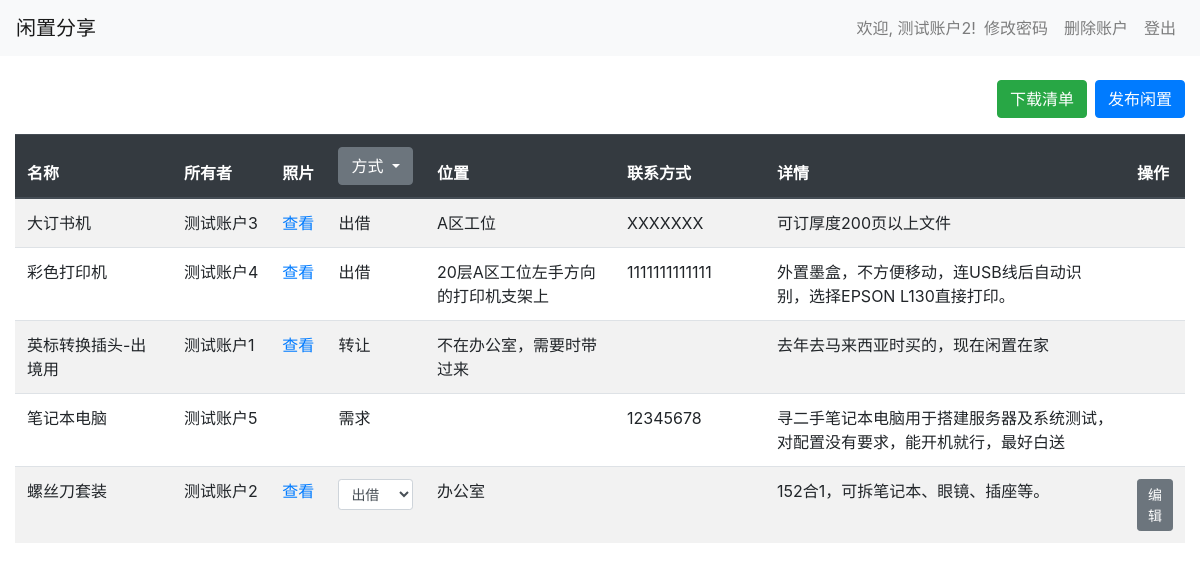
The app's page / (signed in) with its own data.
### tables this page shows
CREATE TABLE users (
        id INTEGER PRIMARY KEY AUTOINCREMENT,
        username TEXT NOT NULL UNIQUE,
        password TEXT NOT NULL,
        is_admin BOOLEAN NOT NULL DEFAULT 0
    , is_approved BOOLEAN NOT NULL DEFAULT 0);

CREATE TABLE items (
        id INTEGER PRIMARY KEY AUTOINCREMENT,
        name TEXT NOT NULL,
        owner TEXT NOT NULL,
        location TEXT NOT NULL,
        thumbnail TEXT,
        contact TEXT,
        details TEXT,
        method TEXT NOT NULL
    );

CREATE TABLE sharing_methods (
                id INTEGER PRIMARY KEY AUTOINCREMENT,
                name TEXT NOT NULL UNIQUE
            );

### app.py (the view)
@app.route('/')
def index():
    db = get_db()
    items = db.execute('SELECT * FROM items ORDER BY RANDOM()').fetchall()
    sharing_methods = db.execute('SELECT * FROM sharing_methods').fetchall()
    return render_template('index.html', items=items, sharing_methods=sharing_methods)

### app.py (called while the page is built)
def get_db():
    if 'db' not in g:
        g.db = sqlite3.connect('share.db')
        g.db.row_factory = sqlite3.Row
    return g.db

@app.before_request
def load_logged_in_user():
    user_id = session.get('user_id')
    if user_id is None:
        g.user = None
    else:
        db = get_db()
        g.user = db.execute('SELECT * FROM users WHERE id = ?', (user_id,)).fetchone()

### templates/index.html (shortened to what this page needs)
{% extends 'base.html' %}
{% block content %}
    <div class="d-flex justify-content-end align-items-center mb-3">
        <a href="{{ url_for('download_excel') }}" class="btn btn-success mr-2">下载清单</a>
        <a href="{{ url_for('add') }}" class="btn btn-primary">发布闲置</a>
    </div>
    <div class="table-responsive">
        <table class="table table-striped">
        <thead class="thead-dark">
            <tr>
                <th class="name-col">名称</th>
                <th class="col-owner">所有者</th>
                <th class="col-photo">照片</th>
                <th class="col-method">
                    <div class="dropdown">
                        <button class="btn btn-secondary dropdown-toggle" type="button" id="methodDropdownLink" data-toggle="dropdown" aria-haspopup="true" aria-expanded="false">
                            方式
                        </button>
                    </div>
                </th>
                <th class="location-col">位置</th>
                <th class="contact-col">联系方式</th>
                <th class="details-col">详情</th>
                {% if g.user %}
                    <th>操作</th>
                {% endif %}
            </tr>
        </thead>
        <tbody>
            {% for item in items %}
            <tr>
                <td class="name-col"><div class="details-content">{{ item['name'] }}</div></td>
                <td class="col-owner">{{ item['owner'] }}</td>
                <td class="col-photo">
                    {% if item['thumbnail'] %}
                        <a href="#" data-toggle="modal" data-target="#imageModal" data-imgsrc="{{ url_for('static', filename='uploads/' + item['thumbnail']) }}">查看</a>
                    {% endif %}
                </td>
                <td class="col-method">
                    {% if g.user and g.user['username'] == item['owner'] %}
                        <select name="method" class="form-control form-control-sm" onchange="updateMethod({{ item['id'] }}, this.value)">
                            {% for method in sharing_methods %}
                            <option value="{{ method.name }}" {% if item['method'] == method.name %}selected{% endif %}>{{ method.name }}</option>
                            {% endfor %}
                        </select>
                    {% else %}
                        {{ item['method'] }}
                    {% endif %}
                </td>
                <td class="location-col"><div class="details-content">{{ item['location'] }}</div></td>
                <td class="contact-col"><div class="details-content">{{ item['contact'] }}</div></td>
                <td class="details-col"><div class="details-content">{{ item['details'] }}</div></td>
                {% if g.user %}
                <td>
                    {% if g.user['username'] == item['owner'] %}
                        <a href="{{ url_for('edit', item_id=item['id']) }}" class="btn btn-sm btn-secondary">编辑</a>
                    {% endif %}
                </td>
                {% endif %}
            </tr>
            {% endfor %}
        </tbody>
    </table>
    </div>
{% endblock %}

### templates/base.html (shortened to what this page needs)
<!DOCTYPE html>
<html lang="zh">
<head>
    <link href="{{ url_for('static', filename='bootstrap.min.css') }}" rel="stylesheet">
</head>
<body>
    <nav class="navbar navbar-expand-lg navbar-light bg-light">
                        <a class="navbar-brand" href="{{ url_for('index') }}">闲置分享</a>
        <div class="collapse navbar-collapse" id="navbarNav">
            <ul class="navbar-nav ml-auto">
                {% if g.user %}
                    <li class="nav-item">
                        <span class="navbar-text">欢迎, {{ g.user['username'] }}!</span>
                    </li>
                    <li class="nav-item">
                        <a class="nav-link" href="{{ url_for('change_password') }}">修改密码</a>
                    </li>
                    <li class="nav-item">
                        <a class="nav-link" href="{{ url_for('delete_account') }}">删除账户</a>
                    </li>
                    <li class="nav-item">
                        <a class="nav-link" href="{{ url_for('signout') }}">登出</a>
                    </li>
                {% endif %}
            </ul>
        </div>
    </nav>
    <div class="container-fluid mt-4">
        {% block content %}{% endblock %}
    </div>
</body>
</html>

### templates/index.html (style rules this page uses)
.name-col, .location-col, .contact-col, .details-col { white-space: normal; min-width: 150px; }
.details-col { min-width: 250px; }
.details-content { max-height: 3em; overflow-y: auto; }
.col-method, .col-photo, .col-owner { white-space: nowrap; }

### records on screen
users: user.username "测试账户2"
items: name "大订书机", owner "测试账户3", method "出借", location "A区工位", contact "XXXXXXX", details "可订厚度200页以上文件"
items: name "彩色打印机", owner "测试账户4", method "出借", location "20层A区工位左手方向的打印机支架上", contact "1111111111111", details "外置墨盒，不方便移动，连USB线后自动识别，选择EPSON L130直接打印。"
items: name "英标转换插头-出境用", owner "测试账户1", method "转让", location "不在办公室，需要时带过来", details "去年去马来西亚时买的，现在闲置在家"
items: name "笔记本电脑", owner "测试账户5", method "需求", contact "12345678", details "寻二手笔记本电脑用于搭建服务器及系统测试，对配置没有要求，能开机就行，最好白送"
items: name "螺丝刀套装", owner "测试账户2", method "出借", location "办公室", details "152合1，可拆笔记本、眼镜、插座等。"
